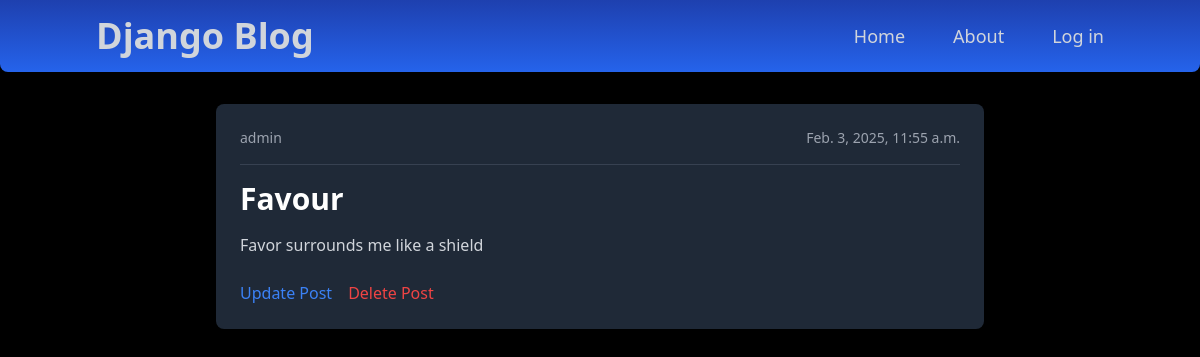
Screenshot of /user_post/2 with the database file from the repository.
### blog_app/models.py (models this page shows)
class Post(models.Model):
    id = models.AutoField(primary_key=True)
    title = models.CharField(max_length=200)
    content = models.TextField(null=True, blank=True)
    user = models.ForeignKey(User, on_delete=models.CASCADE)
    date_posted = models.DateTimeField(default=timezone.now)

### blog_app/views.py (the view)
# urls.py: path("user_post/<int:pk>", views.reading_posts, name='reading_post_page'),
def reading_posts(request, pk):
    specific_post = Post.objects.get(pk=pk)
    return render(request, 'blog_app/specific_post.html', {'specific_post': specific_post})

### blog_app/templates/blog_app/specific_post.html
{% extends "blog_app/base.html" %}
{% block content %}
<div class="container mx-auto max-w-3xl text-white p-6 bg-gray-800 rounded-lg shadow-lg mt-8">
    <div class="flex justify-between items-center mb-4">
        <p class="text-sm text-gray-400">{{specific_post.user}}</p>
        <p class="text-sm text-gray-400">{{specific_post.date_posted}}</p>
    </div>
    <div class="border-b border-gray-700 mb-4"></div>
    <h1 class="text-3xl font-bold mb-4">{{specific_post.title}}</h1>
    <p class="text-gray-300 mb-6">{{specific_post.content}}</p>
    <div class="flex space-x-4">
        <a href="{% url 'updating_post_page' pk=specific_post.id %}" class="text-blue-500 hover:underline">Update Post</a>
        <a href="{% url 'delete_post_page' pk=specific_post.id %}" class="text-red-500 hover:underline">Delete Post</a>
    </div>
</div>
{% endblock content %}

### rows the page displays
Post: user "admin", date_posted "Feb. 3, 2025, 11:55 a.m.", title "Favour", content "Favor surrounds me like a shield"
